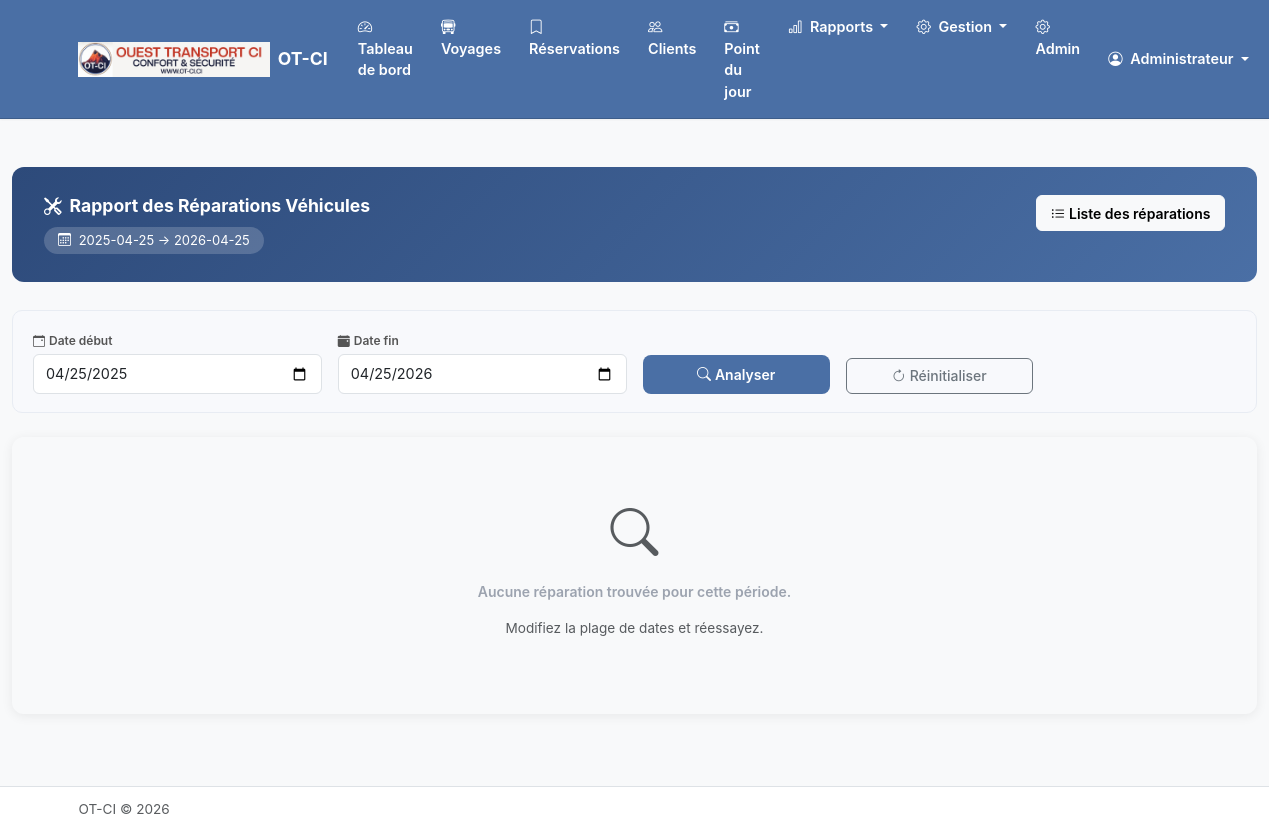
Page /vehicules/rapport/ (signed in) on the committed database.
### apps/compagnie/models.py (models this page shows, shortened)
class Compagnie(models.Model):
    nom = models.CharField(max_length=200, verbose_name="Nom de la compagnie")
    logo = models.ImageField(
        upload_to='logos/',
        blank=True,
        null=True,
        verbose_name="Logo"
    )
    nom_pdg = models.CharField(max_length=200, verbose_name="Nom du PDG")
    adresse = models.TextField(blank=True, verbose_name="Adresse")
    telephone = models.CharField(max_length=20, blank=True, verbose_name="Téléphone")
    email = models.EmailField(blank=True, verbose_name="Email")
    utiliser_souche = models.BooleanField(
        default=False,
        verbose_name="Imprimer avec souche",
        help_text="Si activé, chaque ticket payé sera imprimé avec une souche détachable pour la compagnie"
    )
    date_creation = models.DateTimeField(auto_now_add=True)
    date_modification = models.DateTimeField(auto_now=True)
    class Meta:
        verbose_name = "Compagnie"
        verbose_name_plural = "Compagnie"
    @classmethod
    def get_instance(cls):
        return cls.objects.first()

### apps/personnel/models.py (models this page shows, shortened)
class Utilisateur(AbstractUser):
    ROLE_CHOICES = [
        ('pdg', 'PDG'),
        ('super_admin', 'Super Administrateur'),
        ('manager', 'Manager'),
        ('chef_gare', 'Chef de Gare'),
        ('guichetier', 'Guichetier'),
    ]
    nom_complet = models.CharField(max_length=200, verbose_name="Nom complet")
    telephone = models.CharField(max_length=20, blank=True, verbose_name="Téléphone")
    role = models.CharField(
        max_length=20,
        choices=ROLE_CHOICES,
        default='guichetier',
        verbose_name="Rôle"
    )
    gare = models.ForeignKey(
        'gares.Gare',
        on_delete=models.SET_NULL,
        null=True,
        blank=True,
        related_name='utilisateurs',
        verbose_name="Gare"
    )
    actif = models.BooleanField(default=True, verbose_name="Actif")
    date_creation = models.DateTimeField(auto_now_add=True)
    date_modification = models.DateTimeField(auto_now=True)
    objects = UtilisateurManager()
    EMAIL_FIELD = 'email'
    USERNAME_FIELD = 'username'
    REQUIRED_FIELDS = ['nom_complet']
    class Meta:
        verbose_name = "Utilisateur"
        verbose_name_plural = "Utilisateurs"
        ordering = ['nom_complet']
    @property
    def is_super_admin(self):
        return self.role == 'super_admin'
    @property
    def has_global_access(self):
        return self.role in ['pdg', 'super_admin', 'manager']

### apps/vehicules/views.py (the view, shortened to what this page needs)
# urls.py: path('rapport/', views.RapportReparationsView.as_view(), name='rapport_reparations'),
class RapportReparationsView(AdminRequiredMixin, TemplateView):
    template_name = 'vehicules/rapport_reparations.html'
    def get_context_data(self, **kwargs):
        context = super().get_context_data(**kwargs)
        try:
            date_debut = self.request.GET.get('date_debut')
            date_fin = self.request.GET.get('date_fin')
            if not date_debut:
                date_debut = (datetime.now() - timedelta(days=365)).strftime('%Y-%m-%d')
            if not date_fin:
                date_fin = datetime.now().strftime('%Y-%m-%d')
            context['date_debut'] = date_debut
            context['date_fin'] = date_fin
            reparations = ReparationVehicule.objects.filter(
                date_reparation__gte=date_debut,
                date_reparation__lte=date_fin
            )
            context['cout_total'] = reparations.aggregate(total=Sum('montant'))['total'] or 0
            context['nb_reparations'] = reparations.count()
            context['nb_vehicules'] = reparations.values('vehicule').distinct().count()
            vehicules_stats = []
            for vehicule in Vehicule.objects.select_related('modele').all():
                reparations_vehicule = reparations.filter(vehicule=vehicule)
                cout_total = reparations_vehicule.aggregate(total=Sum('montant'))['total'] or 0
                nb_reparations = reparations_vehicule.count()
            vehicules_stats.sort(key=lambda x: x['cout_total'], reverse=True)
            context['vehicules_stats'] = vehicules_stats
            types_stats = []
            cout_total_types = context['cout_total']
            for type_rep in TypeReparation.objects.filter(actif=True):
                cout = reparations.filter(type_reparation=type_rep).aggregate(total=Sum('montant'))['total'] or 0
            context['types_stats'] = types_stats
            context['types_stats_json'] = json.dumps([
                {'label': t['label'], 'cout': float(t['cout']), 'pourcentage': float(round(t['pourcentage'], 1))}
                for t in types_stats
            ])
            context['vehicules_critiques'] = [v for v in vehicules_stats if v['niveau_alerte'] == 'critique']
            context['vehicules_stats_json'] = json.dumps([
                {
                    'label': v['vehicule'].immatriculation,
                    'cout': float(v['cout_total']),
                    'niveau': v['niveau_alerte']
                }
                for v in vehicules_stats[:10]
            ])
            context['cout_moyen_vehicule'] = (
                int(context['cout_total'] / context['nb_vehicules'])
                if context['nb_vehicules'] > 0 else 0
            )
            types_actifs = TypeReparation.objects.filter(actif=True).order_by('nom')
            types_noms = [t.nom for t in types_actifs]
            context['types_actifs_noms'] = types_noms
            context['types_actifs_noms_json'] = json.dumps(types_noms)
            matrice = []
            context['matrice_json'] = json.dumps(matrice)
        except Exception as e:
            logger.error(f"Erreur dans RapportReparationsView: {e}", exc_info=True)
            context.setdefault('date_debut', datetime.now().strftime('%Y-%m-%d'))
            context.setdefault('date_fin', datetime.now().strftime('%Y-%m-%d'))
            context.setdefault('cout_total', 0)
            context.setdefault('nb_reparations', 0)
            context.setdefault('nb_vehicules', 0)
            context.setdefault('vehicules_stats', [])
            context.setdefault('types_stats', [])
            context.setdefault('types_stats_json', '[]')
            context.setdefault('vehicules_stats_json', '[]')
            context.setdefault('vehicules_critiques', [])
            context.setdefault('cout_moyen_vehicule', 0)
            context.setdefault('types_actifs_noms', [])
            context.setdefault('types_actifs_noms_json', '[]')
            context.setdefault('matrice_json', '[]')
        return context

### templates/vehicules/rapport_reparations.html (shortened to what this page needs)
{% extends 'base.html' %}
{% load humanize %}
{% block content %}
<div class="container-fluid py-4">
  <div class="rapport-header d-flex justify-content-between align-items-start flex-wrap gap-3">
    <div>
      <h4><i class="bi bi-tools me-2"></i>Rapport des Réparations Véhicules</h4>
      <div class="periode-badge">
        <i class="bi bi-calendar3 me-1"></i>
        {{ date_debut }} &rarr; {{ date_fin }}
      </div>
    </div>
    <a href="{% url 'vehicules:reparation_list' %}" class="btn btn-sm btn-light fw-semibold">
      <i class="bi bi-list-ul me-1"></i>Liste des réparations
    </a>
  </div>
  <div class="filter-zone">
    <form method="get" class="row g-3 align-items-end">
      <div class="col-md-3">
        <label class="form-label"><i class="bi bi-calendar-event me-1"></i>Date début</label>
        <input type="date" name="date_debut" class="form-control form-control-sm" value="{{ date_debut }}" required>
      </div>
      <div class="col-md-3">
        <label class="form-label"><i class="bi bi-calendar-event-fill me-1"></i>Date fin</label>
        <input type="date" name="date_fin" class="form-control form-control-sm" value="{{ date_fin }}" required>
      </div>
      <div class="col-md-2">
        <button type="submit" class="btn btn-analyser w-100">
          <i class="bi bi-search me-1"></i>Analyser
        </button>
      </div>
      <div class="col-md-2">
        <a href="?date_debut={{ date_debut }}&date_fin={{ date_fin }}" class="btn btn-sm btn-outline-secondary w-100">
          <i class="bi bi-arrow-clockwise me-1"></i>Réinitialiser
        </a>
      </div>
    </form>
  </div>
  {% if not vehicules_stats and not types_stats %}
  <div class="section-card">
    <div class="empty-state">
      <i class="bi bi-search text-muted"></i>
      <p class="fw-semibold">Aucune réparation trouvée pour cette période.</p>
      <p class="text-muted small">Modifiez la plage de dates et réessayez.</p>
    </div>
  </div>
  {% endif %}
</div>
{% endblock %}

### templates/base.html (shortened to what this page needs)
{% load static %}
<!DOCTYPE html>
<html lang="fr">
<head>
    <link href="https://cdn.jsdelivr.net/npm/bootstrap@5.3.2/dist/css/bootstrap.min.css" rel="stylesheet">
    <link href="https://cdn.jsdelivr.net/npm/bootstrap-icons@1.11.1/font/bootstrap-icons.css" rel="stylesheet">
    <link href="{% static 'css/custom.css' %}" rel="stylesheet">
</head>
<body>
    <nav class="navbar navbar-expand-lg navbar-dark sticky-top">
        <div class="container">
            <a class="navbar-brand d-flex align-items-center" href="{% url 'guichet:dashboard' %}">
                {% if compagnie and compagnie.logo %}
                    <img src="{{ compagnie.logo.url }}" alt="Logo" height="35" class="me-2">
                {% endif %}
                <span>{% if compagnie %}{{ compagnie.nom }}{% else %}Gestion Billetterie{% endif %}</span>
            </a>
            <div class="collapse navbar-collapse" id="navbarNav">
                {% if user.is_authenticated %}
                <ul class="navbar-nav me-auto">
                    <li class="nav-item">
                        <a class="nav-link {% if request.resolver_match.url_name == 'dashboard' %}active{% endif %}"
                           href="{% url 'guichet:dashboard' %}">
                            <i class="bi bi-speedometer2 me-1"></i> Tableau de bord
                        </a>
                    </li>
                    <li class="nav-item">
                        <a class="nav-link {% if request.resolver_match.url_name == 'voyage_list' %}active{% endif %}"
                           href="{% url 'guichet:voyage_list' %}">
                            <i class="bi bi-bus-front me-1"></i> Voyages
                        </a>
                    </li>
                    <li class="nav-item">
                        <a class="nav-link {% if request.resolver_match.url_name == 'reservations' %}active{% endif %}"
                           href="{% url 'guichet:reservations' %}">
                            <i class="bi bi-bookmark me-1"></i> Réservations
                        </a>
                    </li>
                    <li class="nav-item">
                        <a class="nav-link {% if 'clients' in request.path %}active{% endif %}"
                           href="{% url 'clients:client_list' %}">
                            <i class="bi bi-people me-1"></i> Clients
                        </a>
                    </li>
                    <li class="nav-item">
                        <a class="nav-link {% if 'comptabilite' in request.path %}active{% endif %}"
                           href="{% url 'comptabilite:point_journalier' %}">
                            <i class="bi bi-cash-stack me-1"></i> Point du jour
                        </a>
                    </li>
                    <li class="nav-item dropdown">
                        <a class="nav-link dropdown-toggle" href="#" data-bs-toggle="dropdown">
                            <i class="bi bi-bar-chart me-1"></i> Rapports
                        </a>
                    </li>
                    <li class="nav-item dropdown">
                        <a class="nav-link dropdown-toggle" href="#" data-bs-toggle="dropdown">
                            <i class="bi bi-gear me-1"></i> Gestion
                        </a>
                    </li>
                    {% if user.is_superuser %}
                    <li class="nav-item">
                        <a class="nav-link" href="{% url 'admin:index' %}">
                            <i class="bi bi-gear me-1"></i> Admin
                        </a>
                    </li>
                    {% endif %}
                </ul>
                <ul class="navbar-nav">
                    <li class="nav-item dropdown">
                        <a class="nav-link dropdown-toggle" href="#" data-bs-toggle="dropdown">
                            <i class="bi bi-person-circle me-1"></i>
                            {{ user.nom_complet|default:user.username }}
                        </a>
                    </li>
                </ul>
                {% endif %}
            </div>
        </div>
    </nav>
    <main class="py-4">
        {% block content %}{% endblock %}
    </main>
    <footer class="py-3 mt-auto border-top bg-white">
        <div class="container">
            <div class="d-flex justify-content-between align-items-center">
                <span class="text-muted">
                    {% if compagnie %}{{ compagnie.nom }}{% else %}Gestion Billetterie{% endif %} &copy; {% now "Y" %}
                </span>
            </div>
        </div>
    </footer>
</body>
</html>

### rows in the picture
Compagnie: logo (picture), nom "OT-CI"
Utilisateur: nom_complet "Administrateur"

### other values in the picture
{{ date_debut }} "2025-04-25"
{{ date_fin }} "2026-04-25"
